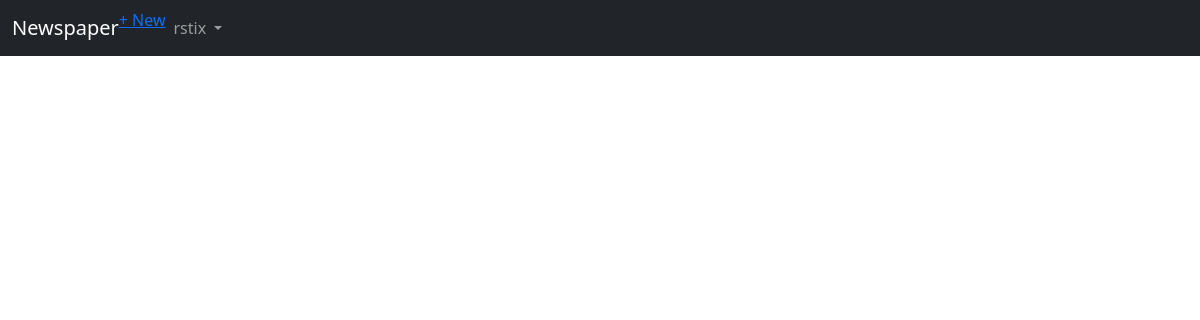
The page /articles/ (signed in) on the database as committed earlier.
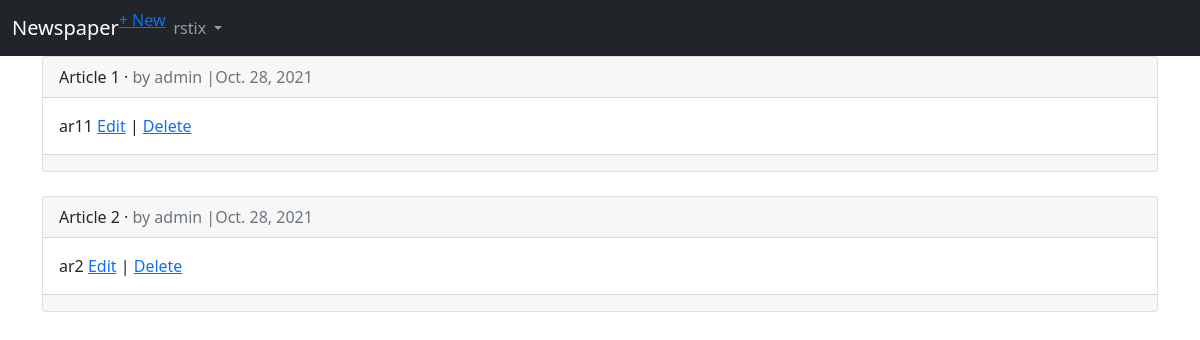
The same page on the database as committed later.
### accounts/models.py (models this page shows)
class CustomUser(AbstractUser):
  age = models.PositiveIntegerField(null=True, blank=True)

### articles/models.py (models this page shows, shortened)
class Article(models.Model):
  title = models.CharField(max_length=200)
  body = models.TextField()
  date = models.DateField(auto_now_add=True)
  author = models.ForeignKey(
    get_user_model(),
    on_delete = models.CASCADE,
  )

### articles/views.py (the view)
# urls.py: path('', ArticleListView.as_view(), name='article_list'),
class ArticleListView(LoginRequiredMixin, ListView):
  model = Article
  template_name = 'article_list.html'

### templates/article_list.html (shortened to what this page needs)
{% extends 'base.html' %}
{% block content %}
  {% for article in object_list %}
    <div class="card">
      <div class="card-header">
        <span class="font-weight-bold">{{ article.title }}</span> &middot; <span class="text-muted">by {{ article.author }} |{{ article.date }}</span>
      </div>
      <div class="card-body">
        {{ article.body }}
        <a href="{% url 'article_edit' article.pk %}">Edit</a> |
        <a href="{% url 'article_delete' article.pk %}">Delete</a>
      </div>
      <div class="card-footer">
      </div>
    </div>
    <br />
  {% endfor %}
{% endblock content %}

### templates/base.html (shortened to what this page needs)
<!DOCTYPE html>
<html lang="en">
<head>
  <link href="https://cdn.jsdelivr.net/npm/bootstrap@5.1.3/dist/css/bootstrap.min.css" rel="stylesheet">
</head>
<body>
  <nav class="navbar navbar-expand-lg navbar-dark bg-dark">
    <div class="container-fluid justify-content-between">
    <a href="{% url 'home' %}" class="navbar-brand me-auto">Newspaper</a>
    <div class="collapse navbar-collapse ml-auto" id="navbarSupportedContent">
      {% if user.is_authenticated %}
        <ul class="navbar-nav mr-auto">
          <li class="nav-item">
            <a href="{% url 'article_new' %}">+ New</a>
          </li>
          <li class="nav-item dropdown">
            <a class="nav-link dropdown-toggle" href="#" id="navbarDropdown" role="button" data-bs-toggle="dropdown" aria-expanded="false" aria-haspopup="true">
              {{ user.username }}
            </a>
          </li>
        </ul>
      {% else %}
        <form class="form-inline ml-auto">
          <a href="{% url 'login' %}" class="btn btn-outline-secondary"> Log In</a>
          <a href="{% url 'signup' %}" class="btn btn-primary ml-2"> Sign up</a>
        </form>
      {% endif %}
    </div>
  </div>
  </nav>
  <main>
    <div class="container">
      {% block content %}
      {% endblock %}
    </div>
  </main>
</body>
</html>

Rows that differ between the two databases and show on the page:
added Article: title "Article 1", author "admin", date "Oct. 28, 2021", body "ar11"
added Article: title "Article 2", author "admin", date "Oct. 28, 2021", body "ar2"
